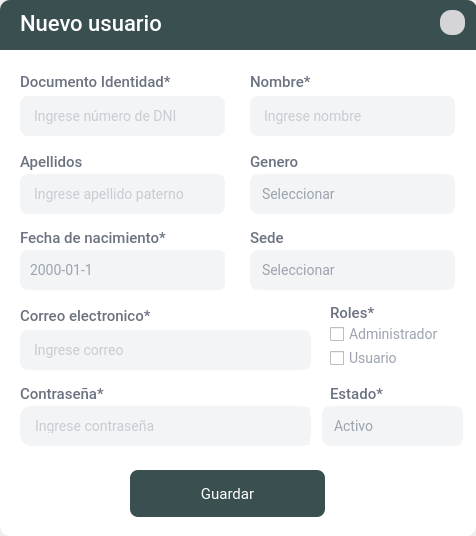
<?xml version="1.0" encoding="UTF-8"?>
<ui version="4.0">
 <class>Admi</class>
 <widget class="QDialog" name="Admi">
  <property name="geometry">
   <rect>
    <x>0</x>
    <y>0</y>
    <width>476</width>
    <height>536</height>
   </rect>
  </property>
  <property name="minimumSize">
   <size>
    <width>476</width>
    <height>536</height>
   </size>
  </property>
  <property name="maximumSize">
   <size>
    <width>476</width>
    <height>536</height>
   </size>
  </property>
  <property name="windowTitle">
   <string>Dialog</string>
  </property>
  <property name="windowIcon">
   <iconset>
    <normaloff>:/prefijoNuevo/logo.png</normaloff>:/prefijoNuevo/logo.png</iconset>
  </property>
  <property name="styleSheet">
   <string notr="true"/>
  </property>
  <layout class="QGridLayout" name="gridLayout">
   <property name="leftMargin">
    <number>0</number>
   </property>
   <property name="topMargin">
    <number>0</number>
   </property>
   <property name="rightMargin">
    <number>0</number>
   </property>
   <property name="bottomMargin">
    <number>0</number>
   </property>
   <property name="spacing">
    <number>0</number>
   </property>
   <item row="0" column="0">
    <widget class="QFrame" name="frame">
     <property name="styleSheet">
      <string notr="true">#frame{background-color:white;border-radius:10px}

QPushButton{
font-family: Roboto;
font-style: normal;
font-weight: normal;
font-size: 15px;
letter-spacing: 0.02em;
color:white;
padding:8px;
background: #54BFC9;
border-radius: 8px;}

QPushButton:hover{background: #439CA8;
border-radius: 8px; }
</string>
     </property>
     <property name="frameShape">
      <enum>QFrame::NoFrame</enum>
     </property>
     <property name="frameShadow">
      <enum>QFrame::Plain</enum>
     </property>
     <widget class="QFrame" name="frame_2">
      <property name="geometry">
       <rect>
        <x>10</x>
        <y>60</y>
        <width>461</width>
        <height>401</height>
       </rect>
      </property>
      <property name="minimumSize">
       <size>
        <width>0</width>
        <height>0</height>
       </size>
      </property>
      <property name="styleSheet">
       <string notr="true">#frame_2{
	
	background-color: rgb(255, 255, 255);
}

QLabel{
font-family: Roboto;
font-style: normal;
font-weight: 450;
font-size: 15px;
letter-spacing: 0.02em;
color: #6B7280;}


QLineEdit{
font-family: Roboto;
font-style: normal;
font-weight: normal;
font-size: 14px;
letter-spacing: 0.02em;
background: #F3F4F6;
border: 2px solid #F3F4F6;
border-radius: 8px;
color:#9CA3AF;
padding:10px}

QLineEdit::focus{
background: #FFFFFF;
border: 2px solid #344647;
border-radius: 8px;
}


/* DATE */
QDateEdit
{
font-family: Roboto;
font-style: normal;
font-weight: normal;
font-size: 14px;
letter-spacing: 0.02em;
background: #F3F4F6;
color:#9CA3AF;
padding:8px;
border-radius:8px;
}

QDateEdit::drop-down
{
	image: url(:/prefijoNuevo/025-calendar-13.png);
    width:15px;
    height:15px;
padding:13px 20px 10px 10px;
}

QDateEdit::focus{
background: #FFFFFF;
border: 2px solid #344647;
border-radius: 8px;
}


/* COMBOBOX */

QComboBox{
font-family: Roboto;
font-style: normal;
font-weight: normal;
font-size: 14px;
letter-spacing: 0.02em;
background: #F3F4F6;
color:#9CA3AF;
border-radius:8px;
padding:10px;
combobox-popup: 0;
border: 2px solid #F3F4F6;

}


QComboBox::drop-down
{
    width: 20px;
    border-left-width: 1px;
	padding: 10px 10px 10px 20px;
 }


QComboBox QAbstractItemView {
	color:#9CA3AF;
	font-size:14px;
	background-color: #F3F4F6;
	selection-background-color:#344647;
	selection-color:#ffffff;
	outline: 0px;
   border: 1px solid #344647;
 border-radius:8px;
padding:10px
}



QComboBox::down-arrow
{
	image: url(:/prefijoNuevo/flecha_oscuro.png);
     width: 11px;
     height: 11px;
}

QComboBox::focus{
background: #FFFFFF;
border: 2px solid #344647;
border-radius: 8px;
}





QCheckBox{font-family: Roboto;
font-style: normal;
font-weight: normal;
font-size: 14px;
color:#9CA3AF}






</string>
      </property>
      <property name="frameShape">
       <enum>QFrame::NoFrame</enum>
      </property>
      <property name="frameShadow">
       <enum>QFrame::Raised</enum>
      </property>
      <widget class="QLabel" name="lbl5">
       <property name="geometry">
        <rect>
         <x>10</x>
         <y>90</y>
         <width>151</width>
         <height>21</height>
        </rect>
       </property>
       <property name="styleSheet">
        <string notr="true"/>
       </property>
       <property name="text">
        <string>Apellidos</string>
       </property>
       <property name="alignment">
        <set>Qt::AlignBottom|Qt::AlignLeading|Qt::AlignLeft</set>
       </property>
      </widget>
      <widget class="QLineEdit" name="line_dni">
       <property name="enabled">
        <bool>true</bool>
       </property>
       <property name="geometry">
        <rect>
         <x>10</x>
         <y>36</y>
         <width>205</width>
         <height>40</height>
        </rect>
       </property>
       <property name="styleSheet">
        <string notr="true"/>
       </property>
       <property name="maxLength">
        <number>8</number>
       </property>
       <property name="frame">
        <bool>true</bool>
       </property>
       <property name="alignment">
        <set>Qt::AlignLeading|Qt::AlignLeft|Qt::AlignVCenter</set>
       </property>
       <property name="placeholderText">
        <string>Ingrese número de DNI</string>
       </property>
      </widget>
      <widget class="QLabel" name="lbl11">
       <property name="geometry">
        <rect>
         <x>10</x>
         <y>10</y>
         <width>171</width>
         <height>21</height>
        </rect>
       </property>
       <property name="styleSheet">
        <string notr="true"/>
       </property>
       <property name="text">
        <string>Documento Identidad*</string>
       </property>
       <property name="alignment">
        <set>Qt::AlignBottom|Qt::AlignLeading|Qt::AlignLeft</set>
       </property>
      </widget>
      <widget class="QLabel" name="lbl9">
       <property name="geometry">
        <rect>
         <x>240</x>
         <y>10</y>
         <width>81</width>
         <height>21</height>
        </rect>
       </property>
       <property name="styleSheet">
        <string notr="true"/>
       </property>
       <property name="text">
        <string>Nombre*</string>
       </property>
       <property name="alignment">
        <set>Qt::AlignBottom|Qt::AlignLeading|Qt::AlignLeft</set>
       </property>
      </widget>
      <widget class="QLineEdit" name="line_nombre">
       <property name="geometry">
        <rect>
         <x>240</x>
         <y>36</y>
         <width>205</width>
         <height>40</height>
        </rect>
       </property>
       <property name="styleSheet">
        <string notr="true"/>
       </property>
       <property name="maxLength">
        <number>100</number>
       </property>
       <property name="frame">
        <bool>true</bool>
       </property>
       <property name="alignment">
        <set>Qt::AlignLeading|Qt::AlignLeft|Qt::AlignVCenter</set>
       </property>
       <property name="placeholderText">
        <string>Ingrese nombre</string>
       </property>
       <property name="clearButtonEnabled">
        <bool>false</bool>
       </property>
      </widget>
      <widget class="QLineEdit" name="line_apeP">
       <property name="geometry">
        <rect>
         <x>10</x>
         <y>114</y>
         <width>205</width>
         <height>40</height>
        </rect>
       </property>
       <property name="styleSheet">
        <string notr="true"/>
       </property>
       <property name="maxLength">
        <number>100</number>
       </property>
       <property name="frame">
        <bool>true</bool>
       </property>
       <property name="alignment">
        <set>Qt::AlignLeading|Qt::AlignLeft|Qt::AlignVCenter</set>
       </property>
       <property name="placeholderText">
        <string>Ingrese apellido paterno</string>
       </property>
      </widget>
      <widget class="QLabel" name="lbl2">
       <property name="geometry">
        <rect>
         <x>240</x>
         <y>90</y>
         <width>91</width>
         <height>21</height>
        </rect>
       </property>
       <property name="styleSheet">
        <string notr="true"/>
       </property>
       <property name="text">
        <string>Genero</string>
       </property>
       <property name="alignment">
        <set>Qt::AlignBottom|Qt::AlignLeading|Qt::AlignLeft</set>
       </property>
      </widget>
      <widget class="QLabel" name="lbl8">
       <property name="geometry">
        <rect>
         <x>10</x>
         <y>166</y>
         <width>181</width>
         <height>21</height>
        </rect>
       </property>
       <property name="styleSheet">
        <string notr="true"/>
       </property>
       <property name="text">
        <string>Fecha de nacimiento*</string>
       </property>
       <property name="alignment">
        <set>Qt::AlignBottom|Qt::AlignLeading|Qt::AlignLeft</set>
       </property>
      </widget>
      <widget class="QDateEdit" name="date_naci">
       <property name="geometry">
        <rect>
         <x>10</x>
         <y>190</y>
         <width>205</width>
         <height>40</height>
        </rect>
       </property>
       <property name="cursor">
        <cursorShape>PointingHandCursor</cursorShape>
       </property>
       <property name="styleSheet">
        <string notr="true">/*SPINBOX*/
QDateEdit{
font-family: Roboto;
font-style: normal;
font-weight: normal;
font-size: 14px;
letter-spacing: 0.02em;
background: #F3F4F6;
color:#9CA3AF;
padding:8px;
border-radius:8px; }

QDateEdit::up-button {
min-width: 25px; min-height: 12px; background-color: #F3F4F6; 
border-radius: 6px;}

QDateEdit::down-button {
min-width: 25px; min-height: 12px; background-color: #F3F4F6; 
border-radius: 6px;}

QDateEdit::up-arrow{
	image: url(:/prefijoNuevo/comDownP.png);
     width: 9px;
     height: 9px;
}

QDateEdit::down-arrow{
	image:url(:/prefijoNuevo/comUpP.png);
     width: 9px;
     height: 9px;}

QDateEdit::focus{
background: #FFFFFF;
border: 2px solid #526974;
border-radius: 8px;
}</string>
       </property>
       <property name="displayFormat">
        <string>yyyy-MM-d</string>
       </property>
       <property name="calendarPopup">
        <bool>false</bool>
       </property>
      </widget>
      <widget class="QComboBox" name="cbox_genero">
       <property name="geometry">
        <rect>
         <x>240</x>
         <y>114</y>
         <width>205</width>
         <height>40</height>
        </rect>
       </property>
       <property name="cursor">
        <cursorShape>PointingHandCursor</cursorShape>
       </property>
       <property name="styleSheet">
        <string notr="true"/>
       </property>
       <item>
        <property name="text">
         <string>Seleccionar</string>
        </property>
       </item>
       <item>
        <property name="text">
         <string>Masculino</string>
        </property>
       </item>
       <item>
        <property name="text">
         <string>Femenino</string>
        </property>
       </item>
      </widget>
      <widget class="QLabel" name="lbl10">
       <property name="geometry">
        <rect>
         <x>320</x>
         <y>241</y>
         <width>81</width>
         <height>21</height>
        </rect>
       </property>
       <property name="styleSheet">
        <string notr="true"/>
       </property>
       <property name="text">
        <string>Roles*</string>
       </property>
       <property name="alignment">
        <set>Qt::AlignBottom|Qt::AlignLeading|Qt::AlignLeft</set>
       </property>
      </widget>
      <widget class="QLabel" name="lbl3">
       <property name="geometry">
        <rect>
         <x>10</x>
         <y>244</y>
         <width>151</width>
         <height>21</height>
        </rect>
       </property>
       <property name="styleSheet">
        <string notr="true"/>
       </property>
       <property name="text">
        <string>Correo electronico*</string>
       </property>
       <property name="alignment">
        <set>Qt::AlignBottom|Qt::AlignLeading|Qt::AlignLeft</set>
       </property>
      </widget>
      <widget class="QLineEdit" name="line_correo">
       <property name="enabled">
        <bool>true</bool>
       </property>
       <property name="geometry">
        <rect>
         <x>10</x>
         <y>270</y>
         <width>291</width>
         <height>40</height>
        </rect>
       </property>
       <property name="styleSheet">
        <string notr="true"/>
       </property>
       <property name="maxLength">
        <number>100</number>
       </property>
       <property name="frame">
        <bool>true</bool>
       </property>
       <property name="alignment">
        <set>Qt::AlignLeading|Qt::AlignLeft|Qt::AlignVCenter</set>
       </property>
       <property name="placeholderText">
        <string>Ingrese correo</string>
       </property>
      </widget>
      <widget class="QFrame" name="frame_20">
       <property name="geometry">
        <rect>
         <x>10</x>
         <y>346</y>
         <width>291</width>
         <height>40</height>
        </rect>
       </property>
       <property name="styleSheet">
        <string notr="true">#frame_20{background: #F3F4F6;
border: 1px solid  #F3F4F6; ;
border-radius: 11px;}
</string>
       </property>
       <property name="frameShape">
        <enum>QFrame::NoFrame</enum>
       </property>
       <property name="frameShadow">
        <enum>QFrame::Plain</enum>
       </property>
       <layout class="QHBoxLayout" name="horizontalLayout_6">
        <property name="spacing">
         <number>0</number>
        </property>
        <property name="leftMargin">
         <number>0</number>
        </property>
        <property name="topMargin">
         <number>0</number>
        </property>
        <property name="rightMargin">
         <number>0</number>
        </property>
        <property name="bottomMargin">
         <number>0</number>
        </property>
        <item>
         <widget class="QLineEdit" name="line_contrasena">
          <property name="minimumSize">
           <size>
            <width>0</width>
            <height>0</height>
           </size>
          </property>
          <property name="maximumSize">
           <size>
            <width>16777215</width>
            <height>16777215</height>
           </size>
          </property>
          <property name="styleSheet">
           <string notr="true"/>
          </property>
          <property name="echoMode">
           <enum>QLineEdit::Password</enum>
          </property>
          <property name="placeholderText">
           <string>Ingrese contraseña</string>
          </property>
         </widget>
        </item>
        <item>
         <widget class="QFrame" name="frame_21">
          <property name="minimumSize">
           <size>
            <width>43</width>
            <height>0</height>
           </size>
          </property>
          <property name="styleSheet">
           <string notr="true">background-color: rgb(243, 244, 246);</string>
          </property>
          <property name="frameShape">
           <enum>QFrame::NoFrame</enum>
          </property>
          <property name="frameShadow">
           <enum>QFrame::Raised</enum>
          </property>
          <widget class="QPushButton" name="bnt_ojoVis">
           <property name="geometry">
            <rect>
             <x>11</x>
             <y>5</y>
             <width>29</width>
             <height>25</height>
            </rect>
           </property>
           <property name="minimumSize">
            <size>
             <width>29</width>
             <height>25</height>
            </size>
           </property>
           <property name="focusPolicy">
            <enum>Qt::NoFocus</enum>
           </property>
           <property name="styleSheet">
            <string notr="true">background-color: Transparent;</string>
           </property>
           <property name="text">
            <string/>
           </property>
           <property name="icon">
            <iconset resource="../image/source.qrc">
             <normaloff>:/prefijoNuevo/ojo2.png</normaloff>:/prefijoNuevo/ojo2.png</iconset>
           </property>
           <property name="iconSize">
            <size>
             <width>25</width>
             <height>25</height>
            </size>
           </property>
          </widget>
          <widget class="QPushButton" name="bnt_ojoInv">
           <property name="geometry">
            <rect>
             <x>10</x>
             <y>5</y>
             <width>29</width>
             <height>25</height>
            </rect>
           </property>
           <property name="minimumSize">
            <size>
             <width>29</width>
             <height>25</height>
            </size>
           </property>
           <property name="cursor">
            <cursorShape>PointingHandCursor</cursorShape>
           </property>
           <property name="focusPolicy">
            <enum>Qt::NoFocus</enum>
           </property>
           <property name="styleSheet">
            <string notr="true">background-color: Transparent;</string>
           </property>
           <property name="text">
            <string/>
           </property>
           <property name="icon">
            <iconset resource="../image/source.qrc">
             <normaloff>:/prefijoNuevo/invi2.png</normaloff>:/prefijoNuevo/invi2.png</iconset>
           </property>
           <property name="iconSize">
            <size>
             <width>25</width>
             <height>25</height>
            </size>
           </property>
          </widget>
         </widget>
        </item>
       </layout>
      </widget>
      <widget class="QLabel" name="lbl6_2">
       <property name="geometry">
        <rect>
         <x>10</x>
         <y>322</y>
         <width>151</width>
         <height>21</height>
        </rect>
       </property>
       <property name="styleSheet">
        <string notr="true"/>
       </property>
       <property name="text">
        <string>Contraseña*</string>
       </property>
       <property name="alignment">
        <set>Qt::AlignBottom|Qt::AlignLeading|Qt::AlignLeft</set>
       </property>
      </widget>
      <widget class="QLabel" name="lbl6_3">
       <property name="geometry">
        <rect>
         <x>320</x>
         <y>322</y>
         <width>81</width>
         <height>21</height>
        </rect>
       </property>
       <property name="styleSheet">
        <string notr="true"/>
       </property>
       <property name="text">
        <string>Estado*</string>
       </property>
       <property name="alignment">
        <set>Qt::AlignBottom|Qt::AlignLeading|Qt::AlignLeft</set>
       </property>
      </widget>
      <widget class="QComboBox" name="cbox_estado">
       <property name="geometry">
        <rect>
         <x>312</x>
         <y>346</y>
         <width>141</width>
         <height>40</height>
        </rect>
       </property>
       <property name="cursor">
        <cursorShape>PointingHandCursor</cursorShape>
       </property>
       <property name="styleSheet">
        <string notr="true"/>
       </property>
       <property name="currentIndex">
        <number>1</number>
       </property>
       <item>
        <property name="text">
         <string>Inactivo</string>
        </property>
       </item>
       <item>
        <property name="text">
         <string>Activo</string>
        </property>
       </item>
      </widget>
      <widget class="QCheckBox" name="admi">
       <property name="enabled">
        <bool>true</bool>
       </property>
       <property name="geometry">
        <rect>
         <x>320</x>
         <y>266</y>
         <width>131</width>
         <height>17</height>
        </rect>
       </property>
       <property name="text">
        <string>Administrador</string>
       </property>
      </widget>
      <widget class="QCheckBox" name="user">
       <property name="geometry">
        <rect>
         <x>320</x>
         <y>290</y>
         <width>111</width>
         <height>17</height>
        </rect>
       </property>
       <property name="text">
        <string>Usuario</string>
       </property>
      </widget>
      <widget class="QComboBox" name="cbox_sedes">
       <property name="geometry">
        <rect>
         <x>240</x>
         <y>190</y>
         <width>205</width>
         <height>40</height>
        </rect>
       </property>
       <property name="cursor">
        <cursorShape>PointingHandCursor</cursorShape>
       </property>
       <property name="styleSheet">
        <string notr="true"/>
       </property>
       <item>
        <property name="text">
         <string>Seleccionar</string>
        </property>
       </item>
       <item>
        <property name="text">
         <string>Santillana</string>
        </property>
       </item>
       <item>
        <property name="text">
         <string>Mayorca</string>
        </property>
       </item>
      </widget>
      <widget class="QLabel" name="lbl2_2">
       <property name="geometry">
        <rect>
         <x>240</x>
         <y>166</y>
         <width>91</width>
         <height>21</height>
        </rect>
       </property>
       <property name="styleSheet">
        <string notr="true"/>
       </property>
       <property name="text">
        <string>Sede</string>
       </property>
       <property name="alignment">
        <set>Qt::AlignBottom|Qt::AlignLeading|Qt::AlignLeft</set>
       </property>
      </widget>
     </widget>
     <widget class="QPushButton" name="btn_guardar">
      <property name="geometry">
       <rect>
        <x>130</x>
        <y>470</y>
        <width>195</width>
        <height>47</height>
       </rect>
      </property>
      <property name="minimumSize">
       <size>
        <width>195</width>
        <height>47</height>
       </size>
      </property>
      <property name="maximumSize">
       <size>
        <width>110</width>
        <height>47</height>
       </size>
      </property>
      <property name="cursor">
       <cursorShape>PointingHandCursor</cursorShape>
      </property>
      <property name="focusPolicy">
       <enum>Qt::NoFocus</enum>
      </property>
      <property name="styleSheet">
       <string notr="true">/*  BOTON */

QPushButton{
font-family: Roboto;
font-style: normal;
font-weight: normal;
font-size: 15px;
letter-spacing: 0.02em;
color:white;
padding:8px;
background: #3A4F50;
border-radius: 8px;}

QPushButton:hover{background: #344647;
border-radius: 8px; }
</string>
      </property>
      <property name="text">
       <string>Guardar</string>
      </property>
      <property name="iconSize">
       <size>
        <width>15</width>
        <height>21</height>
       </size>
      </property>
     </widget>
     <widget class="QFrame" name="frame_3">
      <property name="geometry">
       <rect>
        <x>0</x>
        <y>0</y>
        <width>477</width>
        <height>50</height>
       </rect>
      </property>
      <property name="styleSheet">
       <string notr="true">#frame_3{background: #3A4F50 ;border-top-left-radius: 10px;
border-top-right-radius: 10px;}</string>
      </property>
      <property name="frameShape">
       <enum>QFrame::StyledPanel</enum>
      </property>
      <property name="frameShadow">
       <enum>QFrame::Raised</enum>
      </property>
      <widget class="QToolButton" name="btn_closeadmi">
       <property name="geometry">
        <rect>
         <x>440</x>
         <y>10</y>
         <width>25</width>
         <height>25</height>
        </rect>
       </property>
       <property name="focusPolicy">
        <enum>Qt::NoFocus</enum>
       </property>
       <property name="toolTip">
        <string>Cerrar</string>
       </property>
       <property name="styleSheet">
        <string notr="true">#btn_closeadmi{
font-family: Roboto;
font-weight: normal;
font-size: 14px;
background-color: #d5d5d8;
color: #6B7280;
border-radius:11px
}



#btn_closeadmi:hover{background:#ce4d3a ;
border-radius:11px; }


</string>
       </property>
       <property name="text">
        <string/>
       </property>
       <property name="icon">
        <iconset resource="../image/source.qrc">
         <normaloff>:/prefijoNuevo/close (1).png</normaloff>:/prefijoNuevo/close (1).png</iconset>
       </property>
       <property name="iconSize">
        <size>
         <width>13</width>
         <height>13</height>
        </size>
       </property>
       <property name="autoRaise">
        <bool>true</bool>
       </property>
      </widget>
      <widget class="QLabel" name="label_3">
       <property name="geometry">
        <rect>
         <x>20</x>
         <y>10</y>
         <width>231</width>
         <height>27</height>
        </rect>
       </property>
       <property name="styleSheet">
        <string notr="true">font-family: Roboto;
font-style: normal;
font-weight: 500;
font-size: 22px;
line-height: 40px;
letter-spacing: 0.02em;
color:#ffffff;</string>
       </property>
       <property name="text">
        <string>Nuevo usuario</string>
       </property>
      </widget>
     </widget>
    </widget>
   </item>
  </layout>
 </widget>
 <tabstops>
  <tabstop>line_dni</tabstop>
  <tabstop>line_nombre</tabstop>
  <tabstop>line_apeP</tabstop>
  <tabstop>cbox_genero</tabstop>
  <tabstop>date_naci</tabstop>
  <tabstop>cbox_sedes</tabstop>
  <tabstop>line_correo</tabstop>
  <tabstop>admi</tabstop>
  <tabstop>user</tabstop>
  <tabstop>line_contrasena</tabstop>
  <tabstop>cbox_estado</tabstop>
 </tabstops>
 <resources>
  <include location="../image/source.qrc"/>
 </resources>
 <connections/>
</ui>
